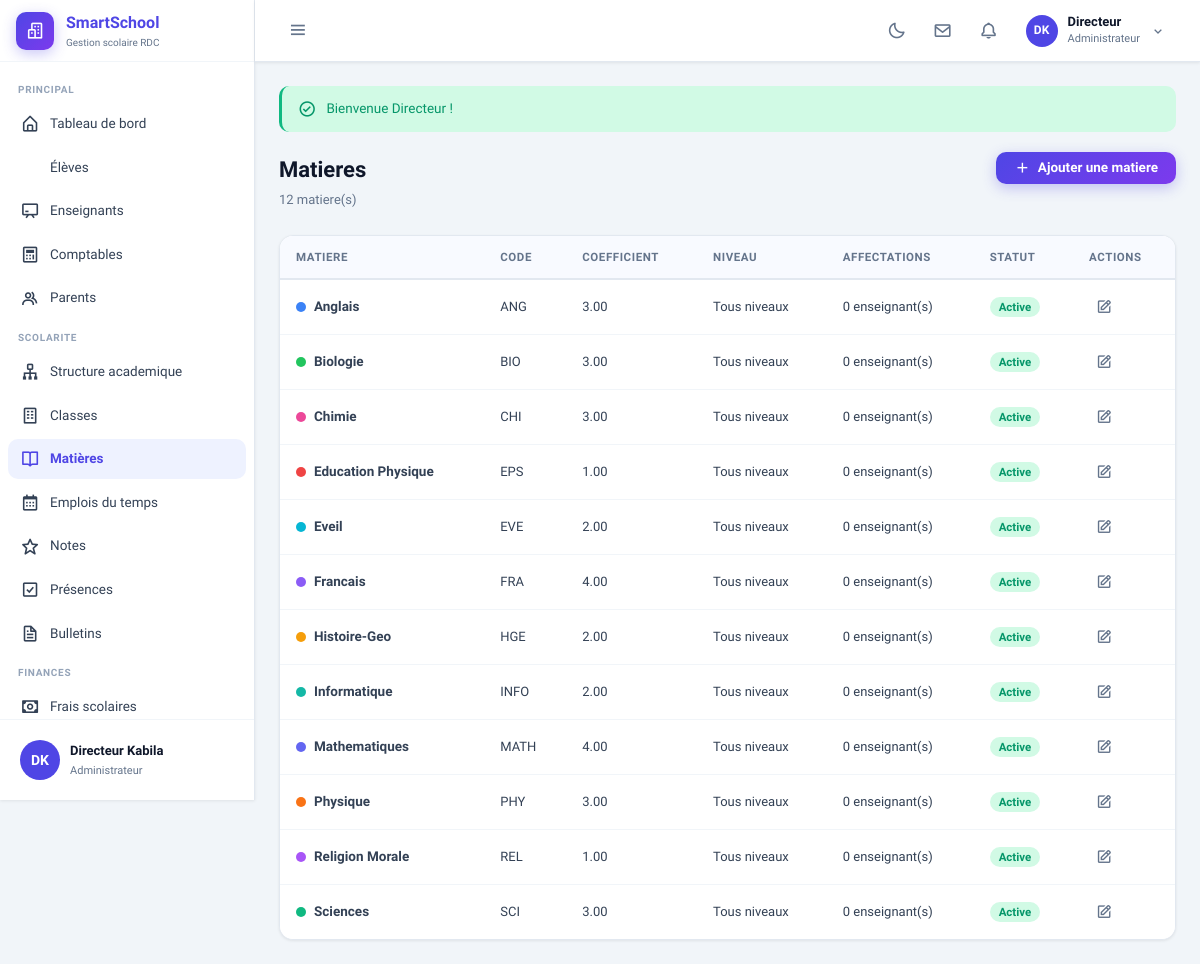
The page /admin/subjects.php (signed in) on the database its author committed.
### tables this page shows
CREATE TABLE subjects (
  id          SMALLINT UNSIGNED NOT NULL AUTO_INCREMENT,
  name        VARCHAR(100)      NOT NULL,
  code        VARCHAR(20)       NOT NULL,
  coefficient DECIMAL(4,2)      NOT NULL DEFAULT 1.00,
  color       VARCHAR(7)        DEFAULT '#6366f1',
  level_id    TINYINT UNSIGNED  DEFAULT NULL,
  is_active   TINYINT(1)        NOT NULL DEFAULT 1,
  created_at  TIMESTAMP         NOT NULL DEFAULT CURRENT_TIMESTAMP,
  PRIMARY KEY (id),
  UNIQUE KEY uq_code (code),
  CONSTRAINT fk_subj_level FOREIGN KEY (level_id) REFERENCES levels(id) ON DELETE SET NULL
);

### config/database.php (called while the page is built, shortened)
<?php
function getDB(): PDO
{
    static $pdo = null;
    if ($pdo !== null) return $pdo;
    try {
        $dsn = sprintf(
            'mysql:host=%s;dbname=%s;charset=%s',
            DB_HOST, DB_NAME, DB_CHAR
        );
        $pdo = new PDO($dsn, DB_USER, DB_PASS, [
            PDO::ATTR_ERRMODE            => PDO::ERRMODE_EXCEPTION,
            PDO::ATTR_DEFAULT_FETCH_MODE => PDO::FETCH_ASSOC,
            PDO::ATTR_EMULATE_PREPARES   => false,
            PDO::MYSQL_ATTR_INIT_COMMAND => "SET NAMES utf8mb4 COLLATE utf8mb4_unicode_ci",
        ]);
    } catch (PDOException $e) {
        http_response_code(503);
        die('
        <!DOCTYPE html><html lang="fr"><head>
        <meta charset="UTF-8"><title>Erreur de connexion</title>
        <style>body{font-family:sans-serif;display:flex;align-items:center;justify-content:center;min-height:100vh;background:#f8faff;margin:0;}
        .box{background:#fff;border-radius:12px;padding:40px;max-width:500px;text-align:center;box-shadow:0 4px 24px rgba(0,0,0,0.08);}
        h2{color:#ef4444;margin-bottom:12px;}p{color:#64748b;font-size:14px;}</style>
        </head><body><div class="box">
        <h2>⚠️ Impossible de se connecter a la base de donnees</h2>
        <p>Verifiez que MySQL est demarré dans XAMPP et que la base <strong>smartschool</strong> existe.</p>
        <p style="font-size:12px;margin-top:16px;color:#94a3b8">' . htmlspecialchars($e->getMessage()) . '</p>
        </div></body></html>');
    }
    return $pdo;
}
function dbFetchAll(string $sql, array $params = []): array
{
    $stmt = getDB()->prepare($sql);
    $stmt->execute($params);
    return $stmt->fetchAll();
}

### admin/subjects.php (the view, shortened to what this page needs)
<?php
$subjects = dbFetchAll(
    "SELECT s.*, l.name AS level_name,
            (SELECT COUNT(*) FROM teacher_assignments ta WHERE ta.subject_id = s.id) AS nb_assignments
     FROM subjects s LEFT JOIN levels l ON s.level_id = l.id
     ORDER BY s.name"
);
require INCLUDES_PATH . '/header.php';
require INCLUDES_PATH . '/sidebar.php';
?>
<div class="main-content">
  <div class="page-wrapper">
    <?= showFlash() ?>
    <div class="page-header">
      <div><h1>Matieres</h1><p><?= count($subjects) ?> matiere(s)</p></div>
      <div class="page-header-actions">
        <button class="btn btn-primary" onclick="openSubjectModal()"><i class="bx bx-plus"></i> Ajouter une matiere</button>
      </div>
    </div>
    <div class="card">
      <div class="table-wrap" style="border:none;box-shadow:none;border-radius:0">
        <table class="table">
          <thead><tr><th>Matiere</th><th>Code</th><th>Coefficient</th><th>Niveau</th><th>Affectations</th><th>Statut</th><th>Actions</th></tr></thead>
          <tbody>
            <?php foreach ($subjects as $s): ?>
            <tr data-subject='<?= htmlspecialchars(json_encode($s), ENT_QUOTES) ?>'>
              <td>
                <div class="flex items-center gap-2">
                  <span style="width:10px;height:10px;border-radius:50%;background:<?= clean($s['color']) ?>;display:inline-block"></span>
                  <span class="font-semibold"><?= clean($s['name']) ?></span>
                </div>
              </td>
              <td class="text-sm font-mono"><?= clean($s['code']) ?></td>
              <td class="text-sm"><?= number_format((float)$s['coefficient'], 2) ?></td>
              <td class="text-sm text-muted"><?= clean($s['level_name'] ?: 'Tous niveaux') ?></td>
              <td class="text-sm text-muted"><?= (int)$s['nb_assignments'] ?> enseignant(s)</td>
              <td>
                <form method="POST" style="display:inline">
                  <button type="submit" class="badge badge-<?= $s['is_active'] ? 'success' : 'gray' ?>" style="border:none;cursor:pointer">
                    <?= $s['is_active'] ? 'Active' : 'Inactive' ?>
                  </button>
                </form>
              </td>
              <td class="td-actions">
                <button type="button" class="btn btn-ghost btn-icon btn-sm" onclick='openSubjectModal(<?= htmlspecialchars(json_encode($s), ENT_QUOTES) ?>)'>
                  <i class="bx bx-edit"></i>
                </button>
              </td>
            </tr>
            <?php endforeach; ?>
          </tbody>
        </table>
      </div>
    </div>
  </div>
</div>
<?php require INCLUDES_PATH . '/footer.php'; ?>

### assets/css/variables.css (style rules this page uses)
:root { --primary : #4f46e5; --primary-light: #6366f1; --primary-dark : #3730a3; --primary-bg : #eef2ff; --success : #10b981; --success-bg : #d1fae5; --success-dark : #059669; --warning : #f59e0b; --warning-bg : #fef3c7; --warning-dark : #d97706; --danger : #ef4444; --danger-bg : #fee2e2; --danger-dark : #dc2626; --info : #3b82f6; --info-bg : #dbeafe; --info-dark : #2563eb; --cyan : #06b6d4; --cyan-bg : #cffafe; --cyan-dark : #0891b2; --purple : #8b5cf6; --purple-bg : #f3e8ff; --bg-body : #f1f5f9; --bg-card : #ffffff; --bg-hover : #f8faff; --bg-sidebar : #ffffff; --bg-topbar : #ffffff; --text-primary : #0f172a; --text-secondary: #334155; --text-muted : #64748b; --text-light : #94a3b8; --border : #e2e8f0; --border-light : #f1f5f9; --border-focus : #4f46e5; --radius-sm : 6px; --radius : 10px; --radius-lg : 14px; --radius-xl : 20px; --radius-full: 9999px; --shadow-sm : 0 1px 3px rgba(0,0,0,0.08); --shadow : 0 4px 6px rgba(0,0,0,0.05); --shadow-md : 0 10px 15px rgba(0,0,0,0.07); --shadow-lg : 0 20px 25px rgba(0,0,0,0.08); --shadow-primary: 0 4px 14px rgba(79,70,229,0.30); --sidebar-w : 255px; --sidebar-w-sm: 68px; --topbar-h : 62px; --font : 'Plus Jakarta Sans', system-ui, sans-serif; --font-mono: 'JetBrains Mono', monospace; --transition : 200ms ease; --transition-md: 300ms ease; --transition-lg: 400ms cubic-bezier(0.4,0,0.2,1); --grad-primary: linear-gradient(135deg, #4f46e5 0%, #7c3aed 100%); --grad-success: linear-gradient(135deg, #10b981 0%, #06b6d4 100%); --grad-warning: linear-gradient(135deg, #f59e0b 0%, #ef4444 100%); --grad-danger : linear-gradient(135deg, #ef4444 0%, #ec4899 100%); --grad-cyan : linear-gradient(135deg, #06b6d4 0%, #3b82f6 100%); --grad-purple : linear-gradient(135deg, #8b5cf6 0%, #ec4899 100%); --grad-dark : linear-gradient(135deg, #0f172a 0%, #1e293b 100%); --z-sidebar : 100; --z-topbar : 200; --z-dropdown: 300; --z-modal : 400; --z-toast : 500; }
*, *::before, *::after { box-sizing: border-box; margin: 0; padding: 0; }
html { scroll-behavior: smooth; }
body { font-family: var(--font); font-size : 15px; line-height: 1.6; color : var(--text-primary); background : var(--bg-body); -webkit-font-smoothing: antialiased; transition : background var(--transition-md), color var(--transition-md); }
button { font-family: var(--font); cursor: pointer; border: none; background: none; }

### assets/css/main.css (style rules this page uses)
.main-content { flex : 1; margin-left: var(--sidebar-w); margin-top : var(--topbar-h); padding : 24px; transition : margin-left var(--transition-lg); min-width : 0; }
.page-wrapper { max-width: 1440px; margin: 0 auto; }
.page-header { display: flex; align-items: flex-start; justify-content: space-between; flex-wrap: wrap; gap: 16px; margin-bottom: 24px; }
.page-header h1 { font-size: 22px; font-weight: 800; color: var(--text-primary); }
.page-header p { font-size: 13px; color: var(--text-muted); margin-top: 3px; }
.page-header-actions { display: flex; align-items: center; gap: 10px; flex-wrap: wrap; }
.flex { display: flex; }
.items-center { align-items: center; }
.gap-2 { gap: 8px; }
.text-muted { color: var(--text-muted); }
.font-semibold { font-weight: 600; }
.text-sm { font-size: 13px; }

### rows shown on the page
subjects: name "Anglais", code "ANG", coefficient "3.00", level_name "Tous niveaux", nb_assignments "0", is_active "Active"
subjects: name "Biologie", code "BIO", coefficient "3.00", level_name "Tous niveaux", nb_assignments "0", is_active "Active"
subjects: name "Chimie", code "CHI", coefficient "3.00", level_name "Tous niveaux", nb_assignments "0", is_active "Active"
subjects: name "Education Physique", code "EPS", coefficient "1.00", level_name "Tous niveaux", nb_assignments "0", is_active "Active"
subjects: name "Eveil", code "EVE", coefficient "2.00", level_name "Tous niveaux", nb_assignments "0", is_active "Active"
subjects: name "Francais", code "FRA", coefficient "4.00", level_name "Tous niveaux", nb_assignments "0", is_active "Active"
subjects: name "Histoire-Geo", code "HGE", coefficient "2.00", level_name "Tous niveaux", nb_assignments "0", is_active "Active"
subjects: name "Informatique", code "INFO", coefficient "2.00", level_name "Tous niveaux", nb_assignments "0", is_active "Active"
subjects: name "Mathematiques", code "MATH", coefficient "4.00", level_name "Tous niveaux", nb_assignments "0", is_active "Active"
subjects: name "Physique", code "PHY", coefficient "3.00", level_name "Tous niveaux", nb_assignments "0", is_active "Active"
subjects: name "Religion Morale", code "REL", coefficient "1.00", level_name "Tous niveaux", nb_assignments "0", is_active "Active"
subjects: name "Sciences", code "SCI", coefficient "3.00", level_name "Tous niveaux", nb_assignments "0", is_active "Active"

### other values the page prints
$schoolName "SmartSchool"
$item['section'] "PRINCIPAL"
$item['label'] "Tableau de bord"
$item['label'] "Élèves"
$item['label'] "Enseignants"
$item['label'] "Comptables"
$item['label'] "Parents"
$item['section'] "SCOLARITE"
$item['label'] "Structure academique"
$item['label'] "Classes"
$item['label'] "Matières"
$item['label'] "Emplois du temps"
$item['label'] "Notes"
$item['label'] "Présences"
$item['label'] "Bulletins"
